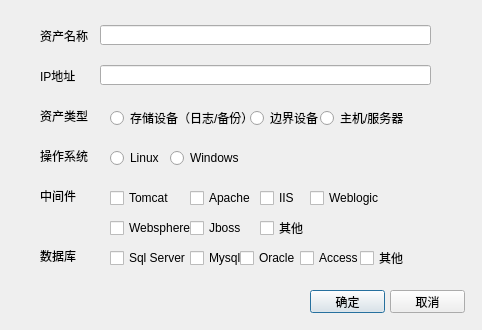
<?xml version="1.0" encoding="UTF-8"?>
<ui version="4.0">
 <class>addAssetDialog</class>
 <widget class="QDialog" name="addAssetDialog">
  <property name="geometry">
   <rect>
    <x>0</x>
    <y>0</y>
    <width>482</width>
    <height>330</height>
   </rect>
  </property>
  <property name="windowTitle">
   <string>Dialog</string>
  </property>
  <widget class="QLabel" name="label">
   <property name="geometry">
    <rect>
     <x>40</x>
     <y>70</y>
     <width>54</width>
     <height>12</height>
    </rect>
   </property>
   <property name="text">
    <string>IP地址</string>
   </property>
  </widget>
  <widget class="QLabel" name="label_2">
   <property name="geometry">
    <rect>
     <x>40</x>
     <y>110</y>
     <width>54</width>
     <height>12</height>
    </rect>
   </property>
   <property name="text">
    <string>资产类型</string>
   </property>
  </widget>
  <widget class="QLabel" name="label_3">
   <property name="geometry">
    <rect>
     <x>40</x>
     <y>150</y>
     <width>54</width>
     <height>12</height>
    </rect>
   </property>
   <property name="text">
    <string>操作系统</string>
   </property>
  </widget>
  <widget class="QLabel" name="label_4">
   <property name="geometry">
    <rect>
     <x>40</x>
     <y>190</y>
     <width>54</width>
     <height>12</height>
    </rect>
   </property>
   <property name="text">
    <string>中间件</string>
   </property>
  </widget>
  <widget class="QLabel" name="label_5">
   <property name="geometry">
    <rect>
     <x>40</x>
     <y>30</y>
     <width>54</width>
     <height>12</height>
    </rect>
   </property>
   <property name="text">
    <string>资产名称</string>
   </property>
  </widget>
  <widget class="QLabel" name="label_6">
   <property name="geometry">
    <rect>
     <x>40</x>
     <y>250</y>
     <width>54</width>
     <height>12</height>
    </rect>
   </property>
   <property name="text">
    <string>数据库</string>
   </property>
  </widget>
  <widget class="QLineEdit" name="nameLineEdit">
   <property name="geometry">
    <rect>
     <x>100</x>
     <y>25</y>
     <width>331</width>
     <height>20</height>
    </rect>
   </property>
  </widget>
  <widget class="QLineEdit" name="IPLineEdit">
   <property name="geometry">
    <rect>
     <x>100</x>
     <y>65</y>
     <width>331</width>
     <height>20</height>
    </rect>
   </property>
  </widget>
  <widget class="QRadioButton" name="saveRadioButton">
   <property name="geometry">
    <rect>
     <x>110</x>
     <y>110</y>
     <width>141</width>
     <height>16</height>
    </rect>
   </property>
   <property name="text">
    <string>存储设备（日志/备份）</string>
   </property>
  </widget>
  <widget class="QRadioButton" name="boudaryRadioButton">
   <property name="geometry">
    <rect>
     <x>250</x>
     <y>110</y>
     <width>89</width>
     <height>16</height>
    </rect>
   </property>
   <property name="text">
    <string>边界设备</string>
   </property>
  </widget>
  <widget class="QRadioButton" name="hostRadioButton">
   <property name="geometry">
    <rect>
     <x>320</x>
     <y>110</y>
     <width>89</width>
     <height>16</height>
    </rect>
   </property>
   <property name="text">
    <string>主机/服务器</string>
   </property>
  </widget>
  <widget class="QRadioButton" name="linuxRadioButton">
   <property name="geometry">
    <rect>
     <x>110</x>
     <y>150</y>
     <width>89</width>
     <height>16</height>
    </rect>
   </property>
   <property name="text">
    <string>Linux</string>
   </property>
  </widget>
  <widget class="QRadioButton" name="windowsRadioButton">
   <property name="geometry">
    <rect>
     <x>170</x>
     <y>150</y>
     <width>89</width>
     <height>16</height>
    </rect>
   </property>
   <property name="text">
    <string>Windows</string>
   </property>
  </widget>
  <widget class="QCheckBox" name="checkBox">
   <property name="geometry">
    <rect>
     <x>110</x>
     <y>190</y>
     <width>71</width>
     <height>16</height>
    </rect>
   </property>
   <property name="text">
    <string>Tomcat</string>
   </property>
  </widget>
  <widget class="QCheckBox" name="checkBox_2">
   <property name="geometry">
    <rect>
     <x>190</x>
     <y>190</y>
     <width>71</width>
     <height>16</height>
    </rect>
   </property>
   <property name="text">
    <string>Apache</string>
   </property>
  </widget>
  <widget class="QCheckBox" name="checkBox_3">
   <property name="geometry">
    <rect>
     <x>260</x>
     <y>190</y>
     <width>71</width>
     <height>16</height>
    </rect>
   </property>
   <property name="text">
    <string>IIS</string>
   </property>
  </widget>
  <widget class="QCheckBox" name="checkBox_4">
   <property name="geometry">
    <rect>
     <x>310</x>
     <y>190</y>
     <width>71</width>
     <height>16</height>
    </rect>
   </property>
   <property name="text">
    <string>Weblogic</string>
   </property>
  </widget>
  <widget class="QCheckBox" name="checkBox_5">
   <property name="geometry">
    <rect>
     <x>110</x>
     <y>220</y>
     <width>81</width>
     <height>16</height>
    </rect>
   </property>
   <property name="text">
    <string>Websphere</string>
   </property>
  </widget>
  <widget class="QCheckBox" name="checkBox_6">
   <property name="geometry">
    <rect>
     <x>190</x>
     <y>220</y>
     <width>71</width>
     <height>16</height>
    </rect>
   </property>
   <property name="text">
    <string>Jboss</string>
   </property>
  </widget>
  <widget class="QCheckBox" name="checkBox_7">
   <property name="geometry">
    <rect>
     <x>260</x>
     <y>220</y>
     <width>71</width>
     <height>16</height>
    </rect>
   </property>
   <property name="text">
    <string>其他</string>
   </property>
  </widget>
  <widget class="QCheckBox" name="checkBox_8">
   <property name="geometry">
    <rect>
     <x>110</x>
     <y>250</y>
     <width>81</width>
     <height>16</height>
    </rect>
   </property>
   <property name="text">
    <string>Sql Server</string>
   </property>
  </widget>
  <widget class="QCheckBox" name="checkBox_9">
   <property name="geometry">
    <rect>
     <x>360</x>
     <y>250</y>
     <width>71</width>
     <height>16</height>
    </rect>
   </property>
   <property name="text">
    <string>其他</string>
   </property>
  </widget>
  <widget class="QCheckBox" name="checkBox_10">
   <property name="geometry">
    <rect>
     <x>190</x>
     <y>250</y>
     <width>71</width>
     <height>16</height>
    </rect>
   </property>
   <property name="text">
    <string>Mysql</string>
   </property>
  </widget>
  <widget class="QCheckBox" name="checkBox_11">
   <property name="geometry">
    <rect>
     <x>240</x>
     <y>250</y>
     <width>71</width>
     <height>16</height>
    </rect>
   </property>
   <property name="text">
    <string>Oracle</string>
   </property>
  </widget>
  <widget class="QCheckBox" name="checkBox_12">
   <property name="geometry">
    <rect>
     <x>300</x>
     <y>250</y>
     <width>71</width>
     <height>16</height>
    </rect>
   </property>
   <property name="text">
    <string>Access</string>
   </property>
  </widget>
  <widget class="QPushButton" name="pushButton">
   <property name="geometry">
    <rect>
     <x>310</x>
     <y>290</y>
     <width>75</width>
     <height>23</height>
    </rect>
   </property>
   <property name="text">
    <string>确定</string>
   </property>
  </widget>
  <widget class="QPushButton" name="pushButton_2">
   <property name="geometry">
    <rect>
     <x>390</x>
     <y>290</y>
     <width>75</width>
     <height>23</height>
    </rect>
   </property>
   <property name="text">
    <string>取消</string>
   </property>
  </widget>
  <widget class="QLabel" name="label_17">
   <property name="geometry">
    <rect>
     <x>30</x>
     <y>70</y>
     <width>8</width>
     <height>8</height>
    </rect>
   </property>
   <property name="text">
    <string/>
   </property>
   <property name="pixmap">
    <pixmap>:/icon/image/asterisk.png</pixmap>
   </property>
   <property name="scaledContents">
    <bool>true</bool>
   </property>
  </widget>
  <widget class="QLabel" name="label_18">
   <property name="geometry">
    <rect>
     <x>30</x>
     <y>30</y>
     <width>8</width>
     <height>8</height>
    </rect>
   </property>
   <property name="text">
    <string/>
   </property>
   <property name="pixmap">
    <pixmap>:/icon/image/asterisk.png</pixmap>
   </property>
   <property name="scaledContents">
    <bool>true</bool>
   </property>
  </widget>
 </widget>
 <resources/>
 <connections>
  <connection>
   <sender>pushButton_2</sender>
   <signal>clicked()</signal>
   <receiver>addAssetDialog</receiver>
   <slot>close()</slot>
   <hints>
    <hint type="sourcelabel">
     <x>417</x>
     <y>299</y>
    </hint>
    <hint type="destinationlabel">
     <x>438</x>
     <y>246</y>
    </hint>
   </hints>
  </connection>
 </connections>
</ui>
